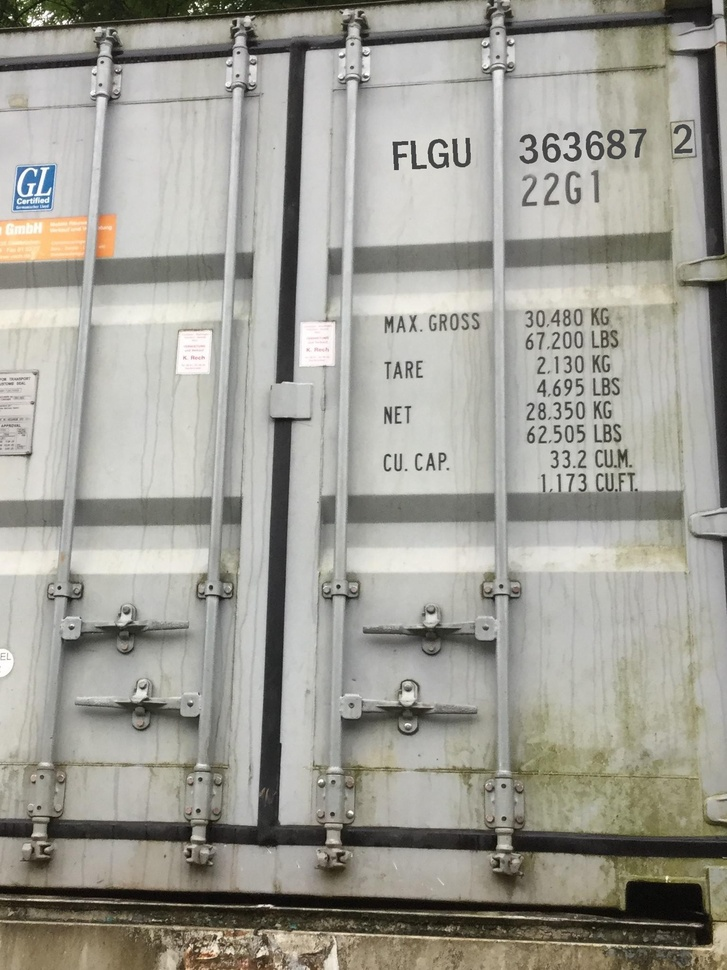
#> input picture util/img/FLGU_363687_2.jpg, 727 x 970 px, shrunk from 1535 x 2047 before the run
$ python -i util.py   (imports and definitions only)
#> lines starting #> are read from the running program, lines starting #| are printed output that depends on the picture; after the words box and inside, x2 and y2 are one past the last pixel; in counts of white or black regions, pixels touching at a corner belong together
#> further down, picture is the input picture: shape (970, 727, 3); mean B, G, R 149.4, 157.8, 159.3
import cv2
import numpy as np
from math import *

def cvtBKchar2WHT(img_src):
    if len(img_src.shape) == 3:
        img_src = cv2.cvtColor(img_src,cv2.COLOR_BGR2GRAY)
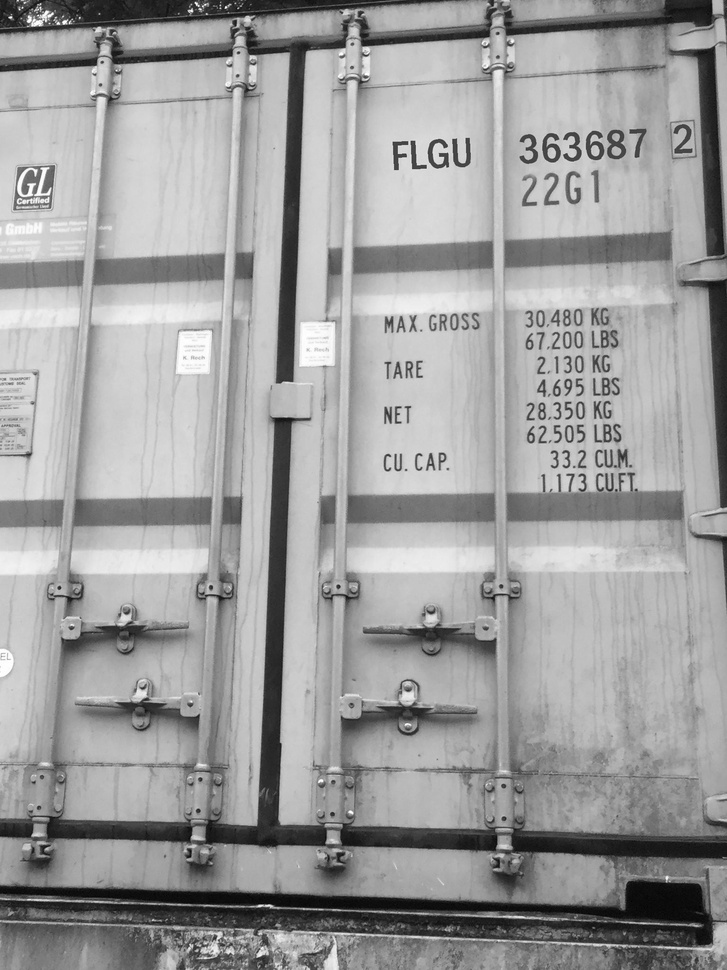
#> img_src: shape (970, 727); min 1, max 255, mean 157.3
    _, img_src = cv2.threshold(img_src, 255, 255, cv2.THRESH_OTSU + cv2.THRESH_BINARY)
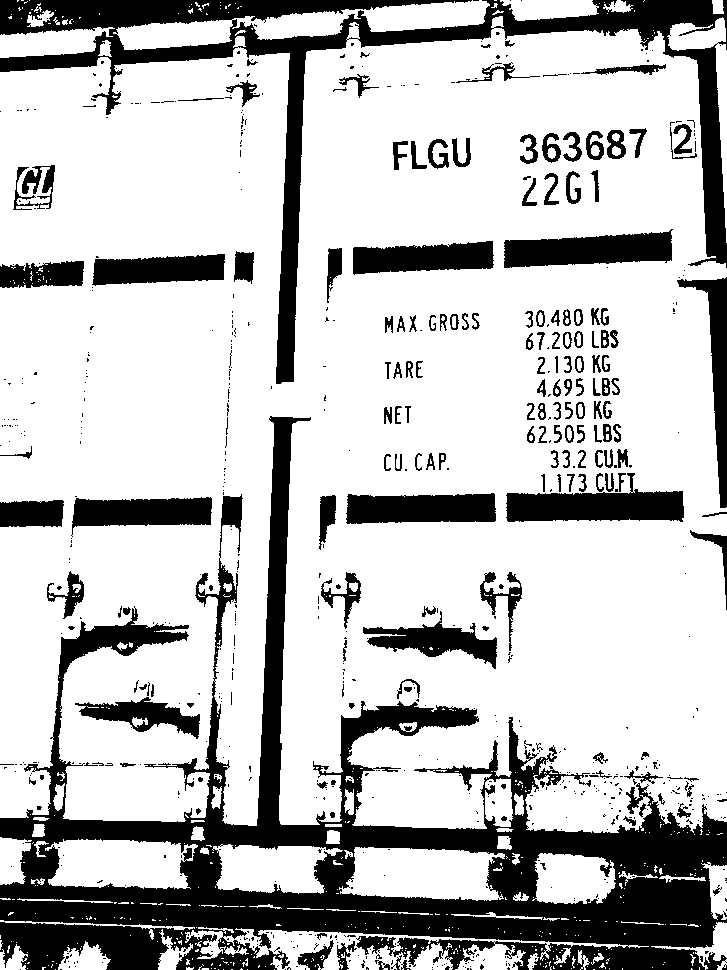
#> img_src: shape (970, 727); 74.8% white; 717 black regions (548 under 20 px), largest, box (x1, y1, x2, y2) and area: (0, 416, 727, 970) 90708, (0, 0, 727, 384) 31546, (506, 473, 684, 522) 4942
    bk_pts_counter = cv2.countNonZero(img_src)
#> bk_pts_counter = 527499
    tt_pts_counter = img_src.shape[0] * img_src.shape[1]
#> tt_pts_counter = 705190
    if tt_pts_counter / bk_pts_counter > 2:
        return 255 - img_src
    else:
        return img_src

def cvtBKchar2WHTs(img_srcs):
    img_grays = []
    img_outputs = []
    black_background = 0
    for img_src in img_srcs:
        if len(img_src.shape) == 3:
            img_src = cv2.cvtColor(img_src,cv2.COLOR_BGR2GRAY)
        _, img_src = cv2.threshold(img_src, 255, 255, cv2.THRESH_OTSU + cv2.THRESH_BINARY)
        if img_src[img_src.shape[0]-1,0] == 0:  # if the left bottom is black
            black_background = black_background + 1 # count the number of the black background
        img_grays.append(img_src)
    if len(img_grays)/2 - black_background > 0:  # if the background color of most Images are not black
        for img_gray in img_grays:
            img_gray = 255 - img_gray            # convert the color of the img
            img_outputs.append(img_gray)

        return img_outputs
    else:
        return img_grays

>>> import cv2
>>> picture = cv2.imread('img/FLGU_363687_2.jpg')
>>> result = cvtBKchar2WHT(picture)

$ run again, on util/img/KWUU_241720_0.jpg
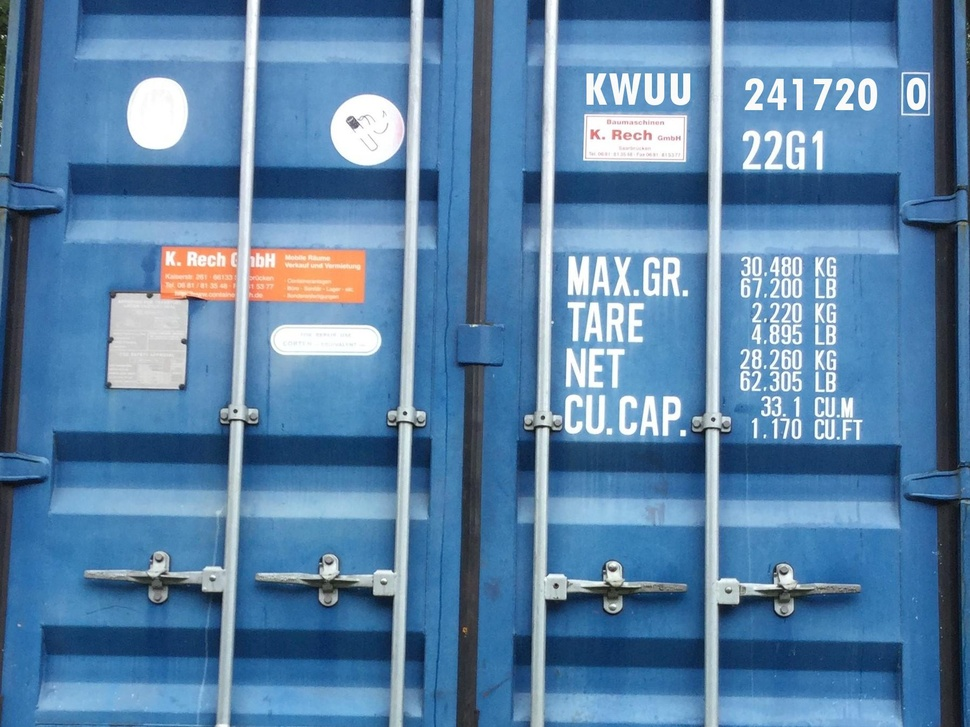
#> input picture util/img/KWUU_241720_0.jpg, 970 x 727 px, shrunk from 1796 x 1347 before the run
#> picture is the input picture: shape (727, 970, 3); mean B, G, R 166.9, 129.9, 89.6
#> in cvtBKchar2WHT, `img_src = cv2.cvtColor(img_src,cv2.COLOR_BGR2GRAY)`:
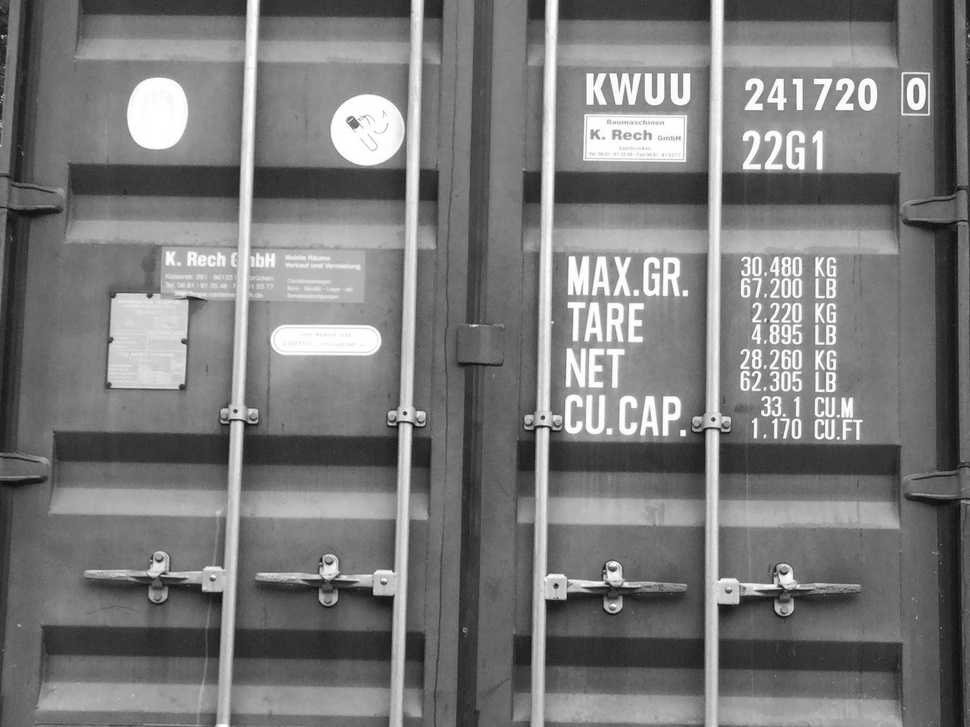
#> img_src: shape (727, 970); min 8, max 255, mean 122
#> in cvtBKchar2WHT, `_, img_src = cv2.threshold(img_src, 255, 255, cv2.THRESH_OTSU + cv2.TH..`:
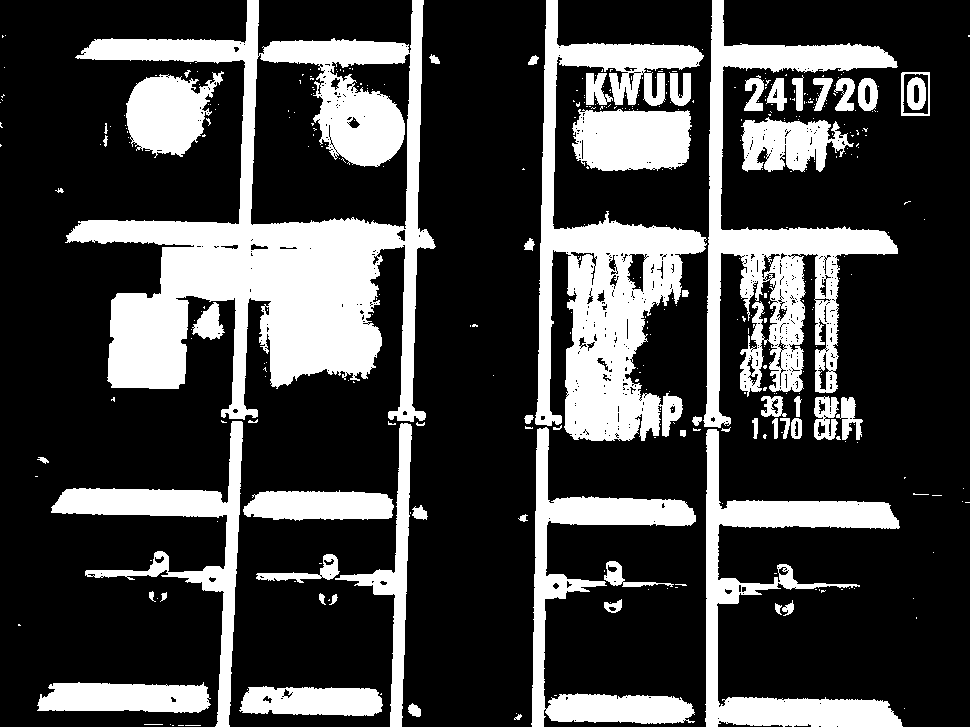
#> img_src: shape (727, 970); 26.6% white; 388 white regions (327 under 20 px), largest, box (x1, y1, x2, y2) and area: (65, 0, 436, 422) 57181, (535, 0, 707, 441) 29281, (703, 0, 898, 428) 22260
#> bk_pts_counter = 187416
